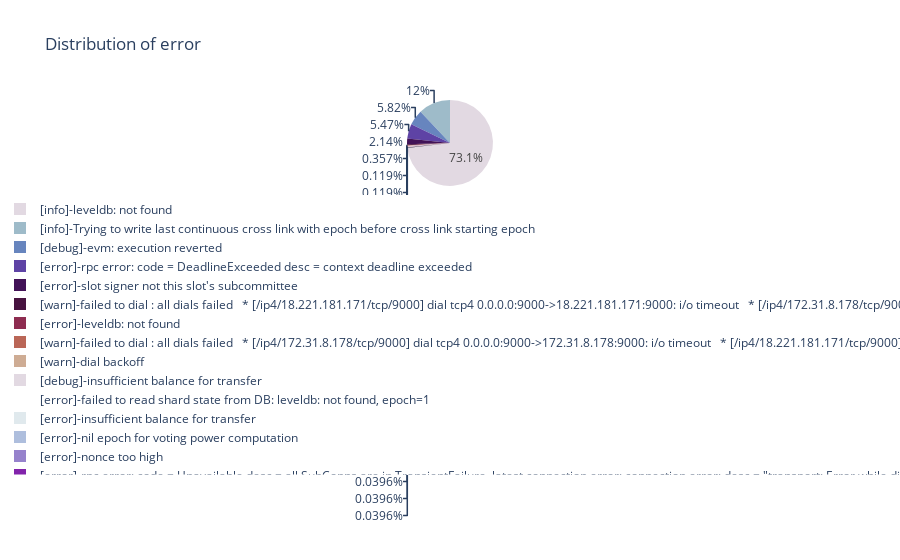

Notebook code for this chart:
### Code cell
fig = px.pie(new, values='count', names='level-error', title = "Distribution of error", \
             color_discrete_sequence=px.colors.cyclical.Twilight)
fig.update_layout(legend_orientation="h")
fig.show()

### Figure 1 — Plotly figure (JSON) as saved in the notebook; plotly's stock layout.template omitted (floating-point values rounded to 4 significant figures)
{"data": [{"domain": {"x": [0, 1], "y": [0, 1]}, "hoverlabel": {"namelength": 0}, "hovertemplate": "level-error=%{label}<br>count=%{value}", "labels": ["[debug]-evm: execution reverted", "[debug]-insufficient balance for transfer", "[error]-failed to read shard state from DB: leveldb: not found, epoch=1", "[error]-insufficient balance for transfer", "[error]-leveldb: not found", "[error]-nil epoch for voting power computation", "[error]-nonce too high", "[error]-rpc error: code = DeadlineExceeded desc = context deadline exceeded", "[error]-rpc error: code = Unavailable desc = all SubConns are in TransientFailure, latest connection error: connection error: desc = \"transport: Error while dialing dial tcp 99.89.95.48:6000: i/o timeout\"", "[error]-slot signer not this slot's subcommittee", "[info]-Trying to write last continuous cross link with epoch before cross link starting epoch", "[info]-leveldb: not found", "[warn]-dial backoff", "[warn]-failed to dial : all dials failed\n  * [/ip4/13.94.211.220/tcp/9000] dial tcp4 0.0.0.0:9000->13.94.211.220:9000: i/o timeout", "[warn]-failed to dial : all dials failed\n  * [/ip4/172.31.8.178/tcp/9000] dial tcp4 0.0.0.0:9000->172.31.8.178:9000: i/o timeout\n  * [/ip4/18.221.181.171/tcp/9000] dial tcp4 0.0.0.0:9000->18.221.181.171:9000: i/o timeout", "[warn]-failed to dial : all dials failed\n  * [/ip4/18.208.215.57/tcp/9000] dial tcp4 0.0.0.0:9000->18.208.215.57:9000: i/o timeout", "[warn]-failed to dial : all dials failed\n  * [/ip4/18.216.96.133/tcp/9000] dial tcp4 0.0.0.0:9000->18.216.96.133:9000: i/o timeout", "[warn]-failed to dial : all dials failed\n  * [/ip4/18.221.181.171/tcp/9000] dial tcp4 0.0.0.0:9000->18.221.181.171:9000: i/o timeout", "[warn]-failed to dial : all dials failed\n  * [/ip4/18.221.181.171/tcp/9000] dial tcp4 0.0.0.0:9000->18.221.181.171:9000: i/o timeout\n  * [/ip4/172.31.8.178/tcp/9000] dial tcp4 0.0.0.0:9000->172.31.8.178:9000: i/o timeout", "[warn]-failed to dial : all dials failed\n  * [/ip4/3.21.53.63/tcp/9000] dial tcp4 3.21.53.63:9000: connect: connection refused", "[warn]-failed to dial : all dials failed\n  * [/ip4/99.89.95.48/tcp/9000] dial tcp4 0.0.0.0:9000->99.89.95.48:9000: i/o timeout\n  * [/ip4/10.0.0.32/tcp/9000] dial tcp4 0.0.0.0:9000->10.0.0.32:9000: i/o timeout", "[warn]-rpc error: code = Unavailable desc = all SubConns are in TransientFailure, latest connection error: connection error: desc = \"transport: Error while dialing dial tcp 3.82.191.44:6000: connect: connection refused\"", "[warn]-rpc error: code = Unavailable desc = all SubConns are in TransientFailure, latest connection error: connection error: desc = \"transport: Error while dialing dial tcp 3.84.194.194:6000: connect: connection refused\"", "[warn]-rpc error: code = Unavailable desc = all SubConns are in TransientFailure, latest connection error: connection error: desc = \"transport: Error while dialing dial tcp 3.91.180.97:6000: connect: connection refused\"", "[warn]-rpc error: code = Unavailable desc = all SubConns are in TransientFailure, latest connection error: connection error: desc = \"transport: Error while dialing dial tcp 35.175.137.77:6000: connect: connection refused\"", "[warn]-rpc error: code = Unavailable desc = all SubConns are in TransientFailure, latest connection error: connection error: desc = \"transport: Error while dialing dial tcp 54.197.41.168:6000: connect: connection refused\"", "[warn]-transaction gas-price is 0.000000000000000000 ONE: transaction underpriced"], "legendgroup": "", "name": "", "showlegend": true, "type": "pie", "values": [147, 1, 1, 1, 3, 1, 1, 138, 1, 54, 304, 1846, 2, 1, 3, 1, 1, 1, 9, 1, 1, 1, 1, 1, 1, 1, 1]}], "layout": {"legend": {"orientation": "h", "tracegroupgap": 0}, "piecolorway": ["#e2d9e2", "#9ebbc9", "#6785be", "#5e43a5", "#421257", "#471340", "#8e2c50", "#ba6657", "#ceac94", "#e2d9e2"], "title": {"text": "Distribution of error"}}}
